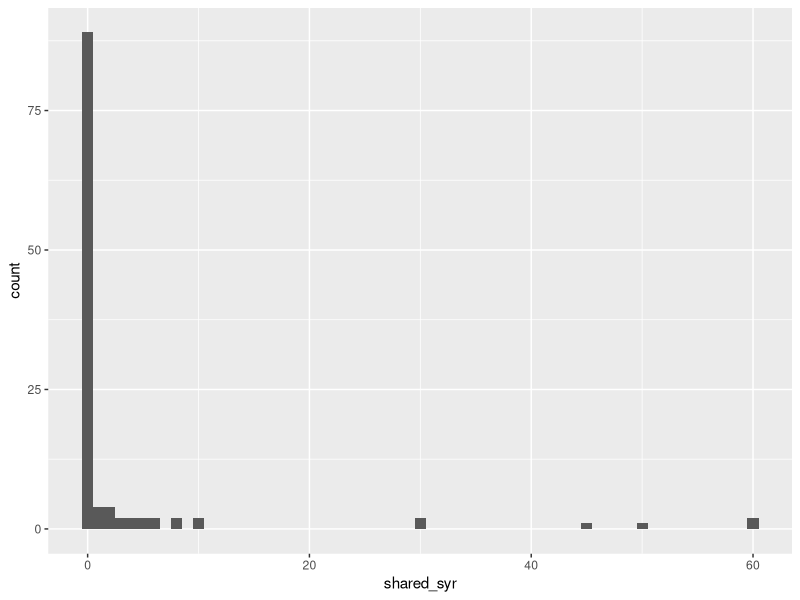
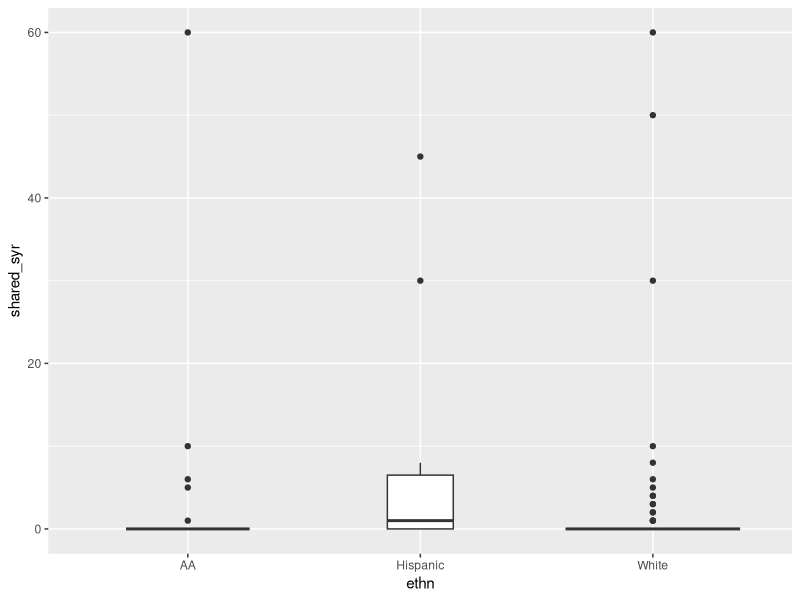
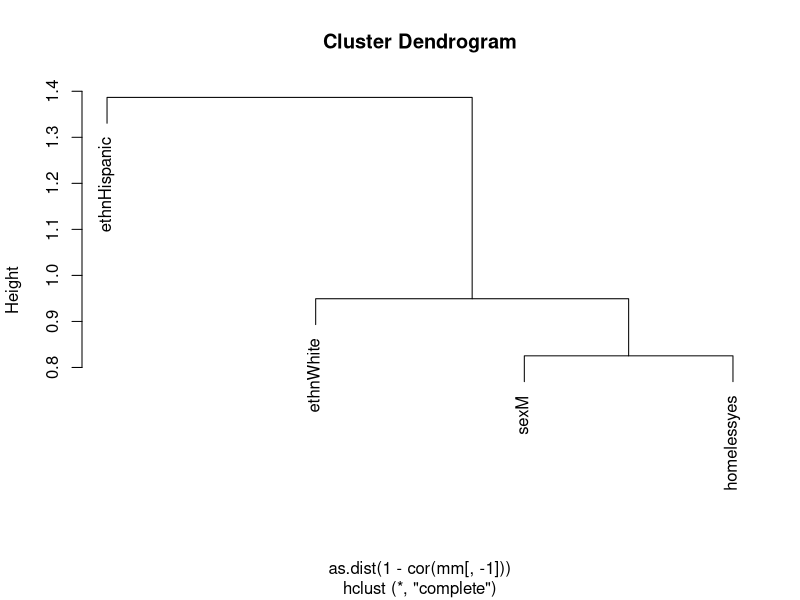
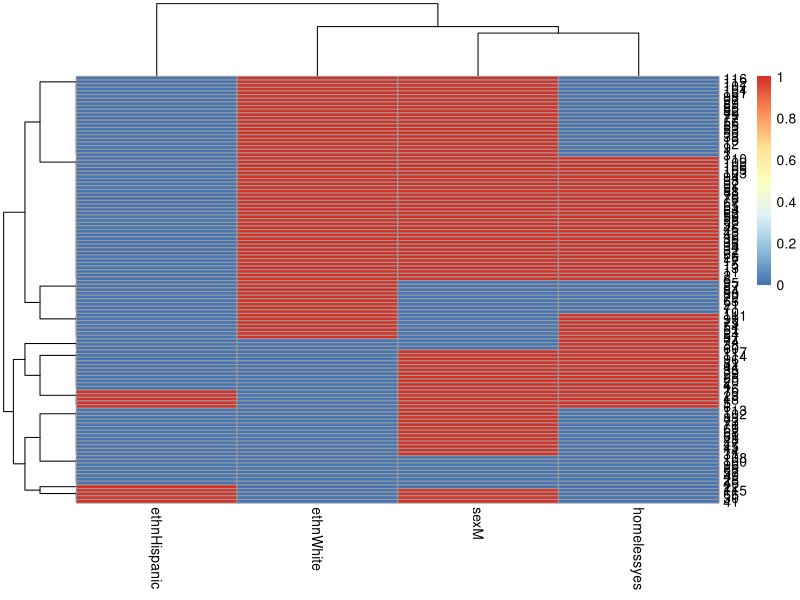
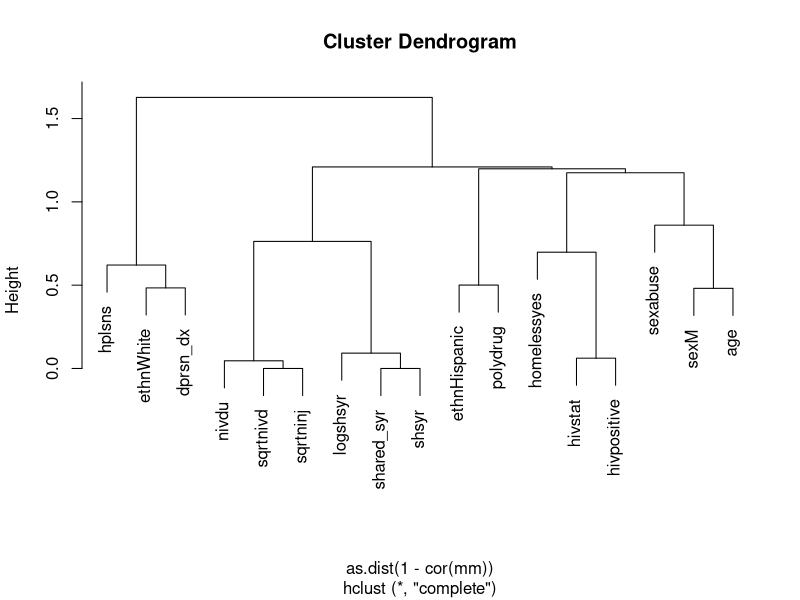
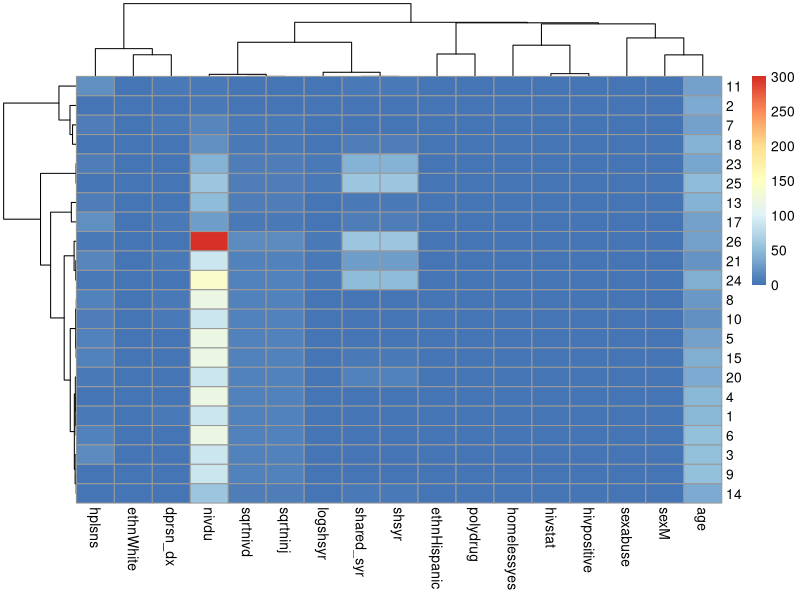
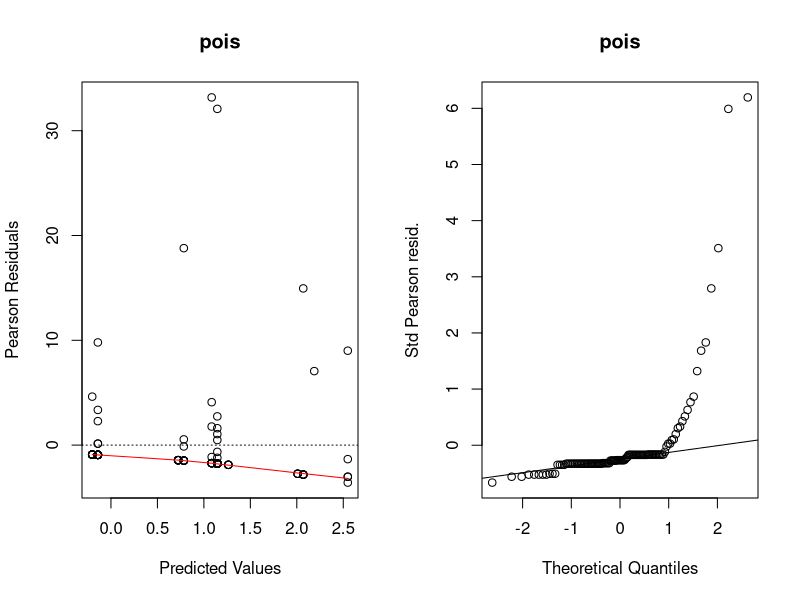
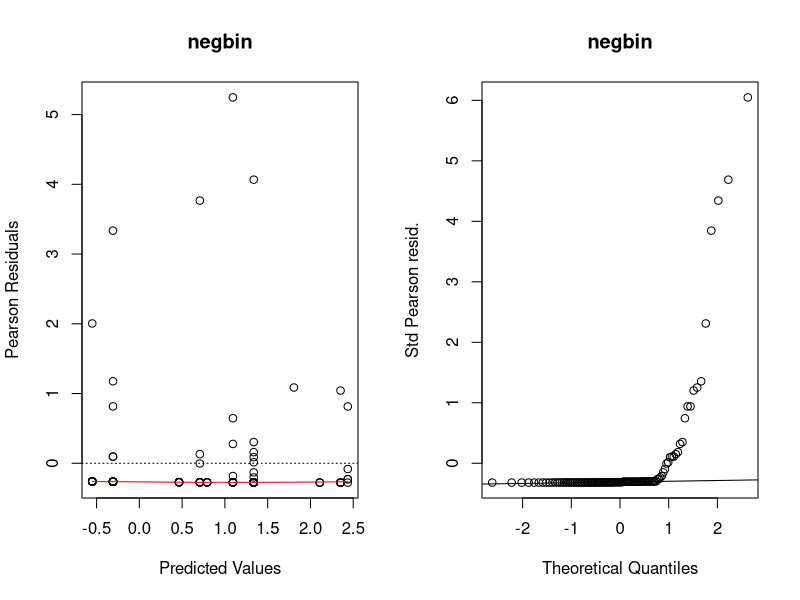

These figures' R source, in order:
## ---- chunk 1
suppressPackageStartupMessages({
  library(tidyverse)
})
needledat <- readr::read_csv("needle_sharing.csv")
needledat2 <- needledat %>%
  dplyr::filter(sex %in% c("M", "F") &
                  ethn %in% c("White", "AA", "Hispanic") &
                  !is.na(homeless)) %>%
  mutate(
    homeless = recode_factor(homeless, "0" = "no", "1" = "yes"),
    hiv = recode_factor(
      hivstat,
      "0" = "negative",
      "1" = "positive",
      "2" = "positive"
    )
  )
## ---- chunk 2
meanvarzeros <- filter(needledat2,!is.na(shared_syr)) %>%
  summarise(
    mean = mean(shared_syr),
    var = var(shared_syr),
    fraczero = sum(shared_syr == 0) / n()
  )
meanvarzeros
## ---- chunk 3
library(ggplot2)
filter(needledat2, !is.na(shared_syr)) %>%
  ggplot(aes(x = shared_syr)) +
  geom_histogram(binwidth = 1)
## ---- chunk 4
fit.pois <- glm(shared_syr ~ sex + ethn + homeless,
                data = needledat2,
                family = poisson(link = "log"))
## ---- chunk 5
library(MASS)
fit.negbin <- glm.nb(shared_syr ~ sex + ethn + homeless,
                data = needledat2)
## ---- chunk 6
library(pscl)
fit.ZIpoisfull <- zeroinfl(shared_syr ~ sex + ethn + homeless,
                data = needledat2,
                dist = "poisson")
## ---- chunk 7
fit.ZIpois <- zeroinfl(shared_syr ~ sex + ethn + homeless | 1,
                data = needledat2,
                dist = "poisson")
## ---- chunk 8
fit.ZInegbin <- zeroinfl(shared_syr ~ sex + ethn + homeless | 1,
                data = needledat2,
                dist = "negbin")
## ---- chunk 9
ggplot(needledat2, aes(x = ethn, y = shared_syr)) +
  geom_boxplot(varwidth = TRUE)
## ---- chunk 10
mm <- model.matrix(~ sex + ethn + homeless, data = needledat2)
plot(hclust(as.dist(1 - cor(mm[, -1]))))
## ---- chunk 11
library(pheatmap)
pheatmap(mm[, -1],
         clustering_distance_cols = "correlation",
         clustering_distance_rows = "euclidean")
## ---- chunk 12
mm <- model.matrix(~ . - id - shsyryn, data = needledat2)[, -1] #[, -1] gets rid of intercept
plot(hclust(as.dist(1 - cor(mm))))
library(pheatmap)
pheatmap(mm,
         clustering_distance_cols = "correlation",
         clustering_distance_rows = "correlation")
## ---- chunk 13
logLik(fit.pois)
logLik(fit.negbin)
logLik(fit.ZIpois)
logLik(fit.ZInegbin)
## ---- chunk 14
listoffits <-
  list(
    pois = fit.pois,
    negbin = fit.negbin,
    ZIpois = fit.ZIpois,
    ZInegbin = fit.ZInegbin
  )
## ---- chunk 15
lapply(listoffits, logLik)
## ---- chunk 16
qchisq(0.95, df = 1)
## ---- chunk 17
qchisq(0.95, df = 2)
## ---- chunk 18
plotpanel1 <- function(fit, ...) {
  plot(
    x = predict(fit),
    y = residuals(fit, type = "pearson"),
    xlab = "Predicted Values",
    ylab = "Pearson Residuals",
    ...
  )
  abline(h = 0, lty = 3)
  lines(lowess(x = predict(fit), y = resid(fit, type = "pearson")),
        col = "red")
}
plotpanel2 <- function(fit, ...) {
  resids <- scale(residuals(fit, type = "pearson"))
  qqnorm(resids, ylab = "Std Pearson resid.", ...)
  qqline(resids)
}
## ---- chunk 19
par(mfrow=c(1, 2))
for (i in seq_along(listoffits)){
  plotpanel1(listoffits[[i]], main = names(listoffits)[i])
  plotpanel2(listoffits[[i]], main = names(listoffits)[i])
}
## ---- chunk 20
preds <- data.frame(observed = fit.pois$y,
                    poisson = predict(fit.pois),
                    negbin = predict(fit.negbin),
                    ZIpois = predict(fit.ZIpois),
                    ZInegbin = predict(fit.ZInegbin))
## ---- chunk 21
preds.long <- pivot_longer(preds, everything())
## ---- chunk 22
summary(preds.long)
## ---- chunk 23
ggplot(preds.long, aes(x = name, y = value)) + geom_boxplot()
## ---- chunk 24
ggplot(preds.long, aes(x = value)) + 
  facet_wrap(~name) +
  geom_histogram(binwidth = 1)
## ---- chunk 25

## ---- chunk 26

## ---- chunk 27
